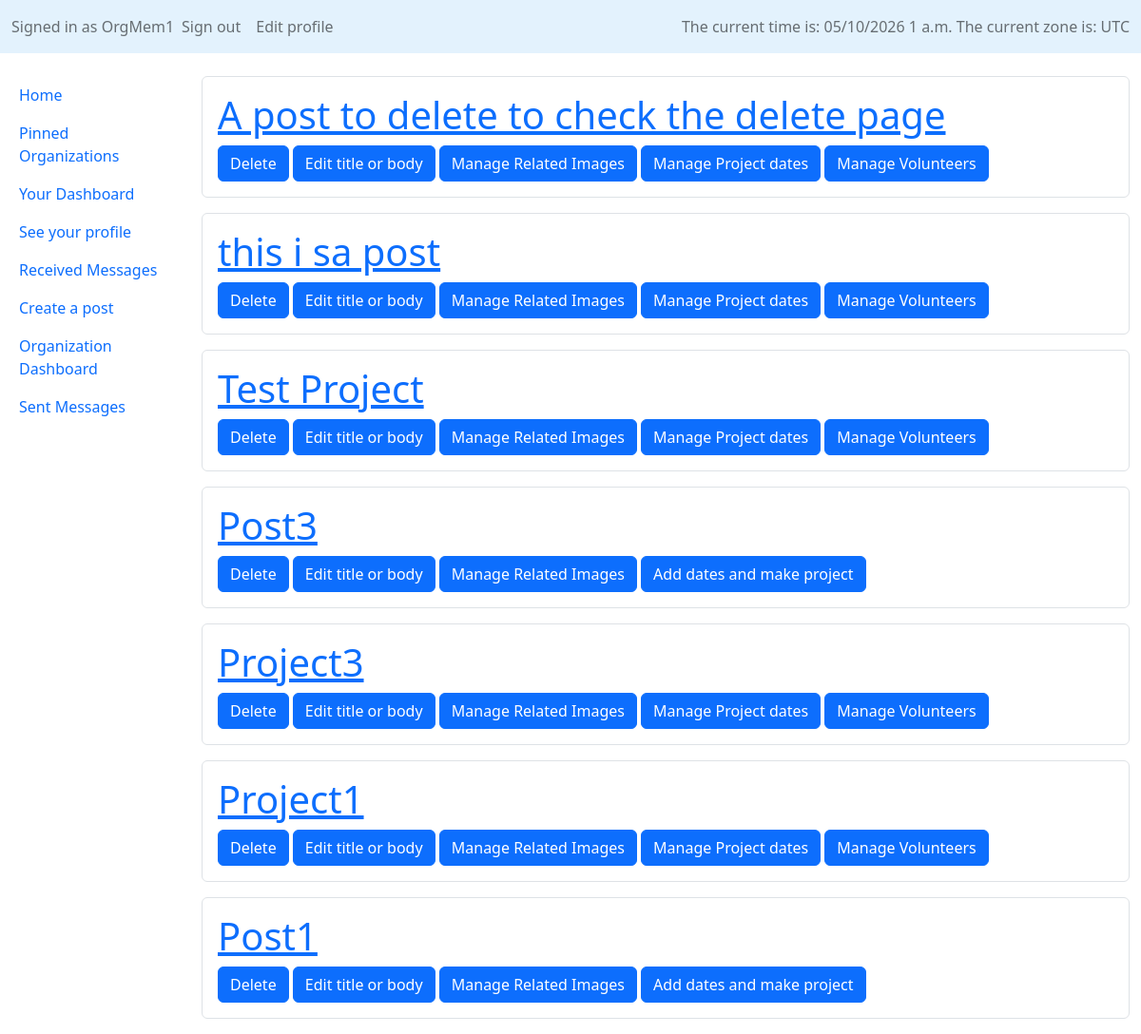
Page /Forum/manage_posts (signed in) on the earlier database version.
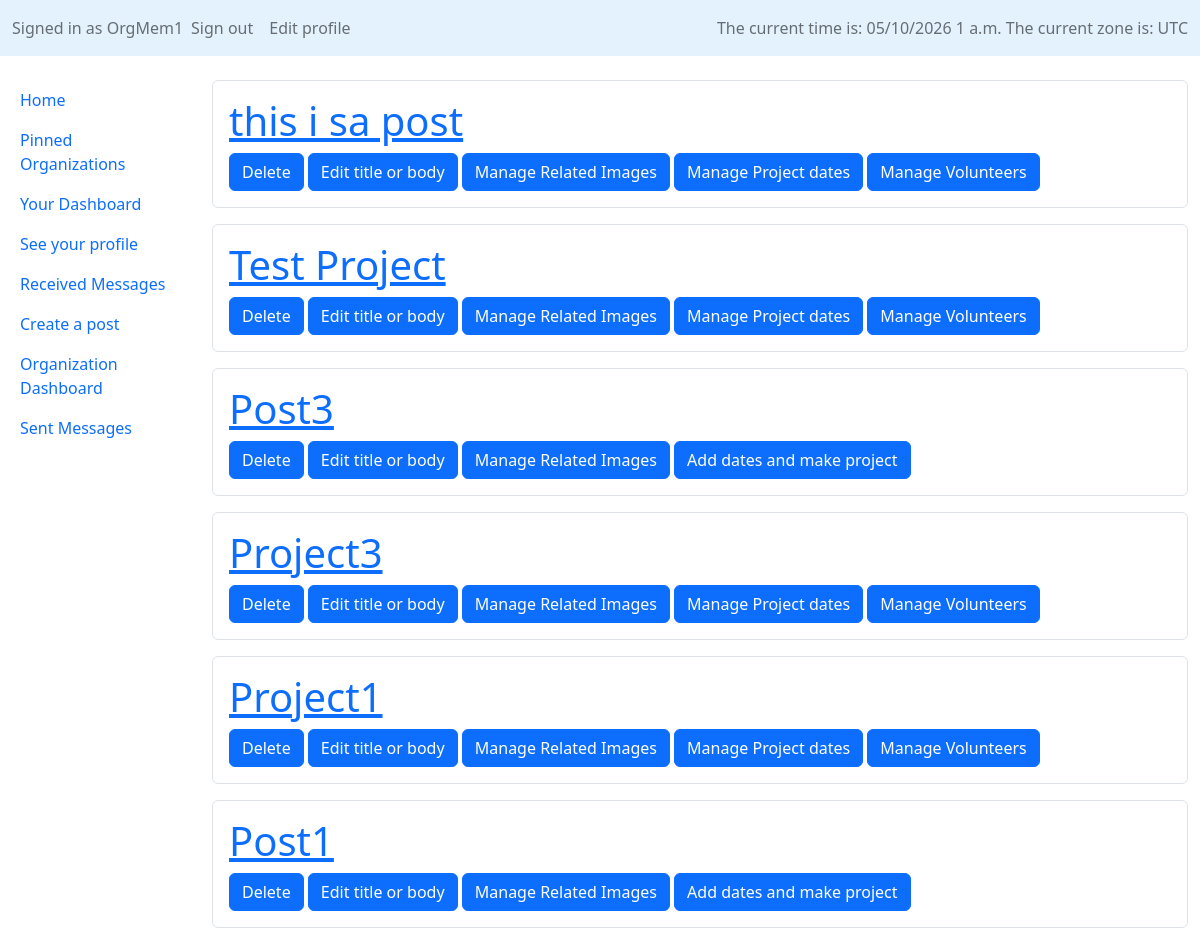
Same page on the later database version.
### Forum/models.py (models this page shows, shortened)
class Post(models.Model):
    title = models.CharField(max_length=150)
    body = models.TextField(null=False, blank=False)
    timestamp = models.DateTimeField(auto_now_add=True, blank=True, null=True)
    is_project = models.BooleanField(default=False, null=False, blank=False, verbose_name="Make this a project")
    author = models.ForeignKey(Profile, on_delete=models.SET_NULL, null=True, related_name='written_posts')
    organization = models.ForeignKey(Organization, on_delete=models.CASCADE, null=True, related_name='our_posts')
    @property
    def get_volunteer_search_form(self):
        if self.is_project:
            EVENT_CHOICES = []
            for event in self.project_times.all():
                if event.open:
                    date_str = format_date(event.date, "j N Y")
                    time_str = format_time(event.time, 'g:i a')
                    EVENT_CHOICES.append((event.pk, f"{date_str} at {time_str}"))
            return VolunteerSearchForm(EVENT_CHOICES, prefix=self.pk)

### Forum/views.py (the view)
# urls.py: path("manage_posts", permission_required("Forum.can_post")(views.ManagePostsView.as_view()), name="manage_posts_view"),
class ManagePostsView(ListView):
    model = Post
    template_name = "Forum/dash_pages/org_posts.html"
    def get_queryset(self, *args, **kwargs):
        queryset = super(ManagePostsView, self).get_queryset(*args, **kwargs)
        current_profile = Profile.objects.get(pk=self.request.user.pk)
        return queryset.filter(organization=current_profile.membership).order_by("-timestamp")

### Forum/templates/Forum/dash_pages/org_posts.html (shortened to what this page needs)
{% extends "Forum/layouts/sidebar_layout.html" %}
{% load crispy_forms_tags %}
{% load static %}
{% block body %}
    {% for post in post_list %}
    <div class="bar-in rounded structure border mb-3 p-3">
        <h1><a href="{% url 'detail_view' pk=post.pk %}">{{ post.title }}</a></h1>
        <a class="btn btn-primary" href="{% url 'delete_post' pk=post.pk %}"> Delete </a>
        <a class="btn btn-primary" href="{% url 'change_post' pk=post.pk %}"> Edit title or body </a>
        <a class="btn btn-primary" href="{% url 'manage_imgs' post_pk=post.pk %}"> Manage Related Images </a>
        <a class="btn btn-primary" href="{% url 'manage_events' post_pk=post.pk %}">
            {% if post.is_project %}
                Manage Project dates
            {% else %}
                Add dates and make project
            {% endif %}
        </a>
        {% if post.is_project %}
        <button type="button" class="btn btn-primary" onclick="toggle_form(this, {{post.pk}})" value="Hidden">Manage Volunteers</button>
        {% endif %}
    </div>
    {% empty %}
        <p> Looks like {{ post.organization.name }} has no posts. </p>
    {% endfor %}
{% endblock %}

Differences in the rows shown:
removed Post: title "A post to delete to check the delete page", is_project "Manage Project dates"
